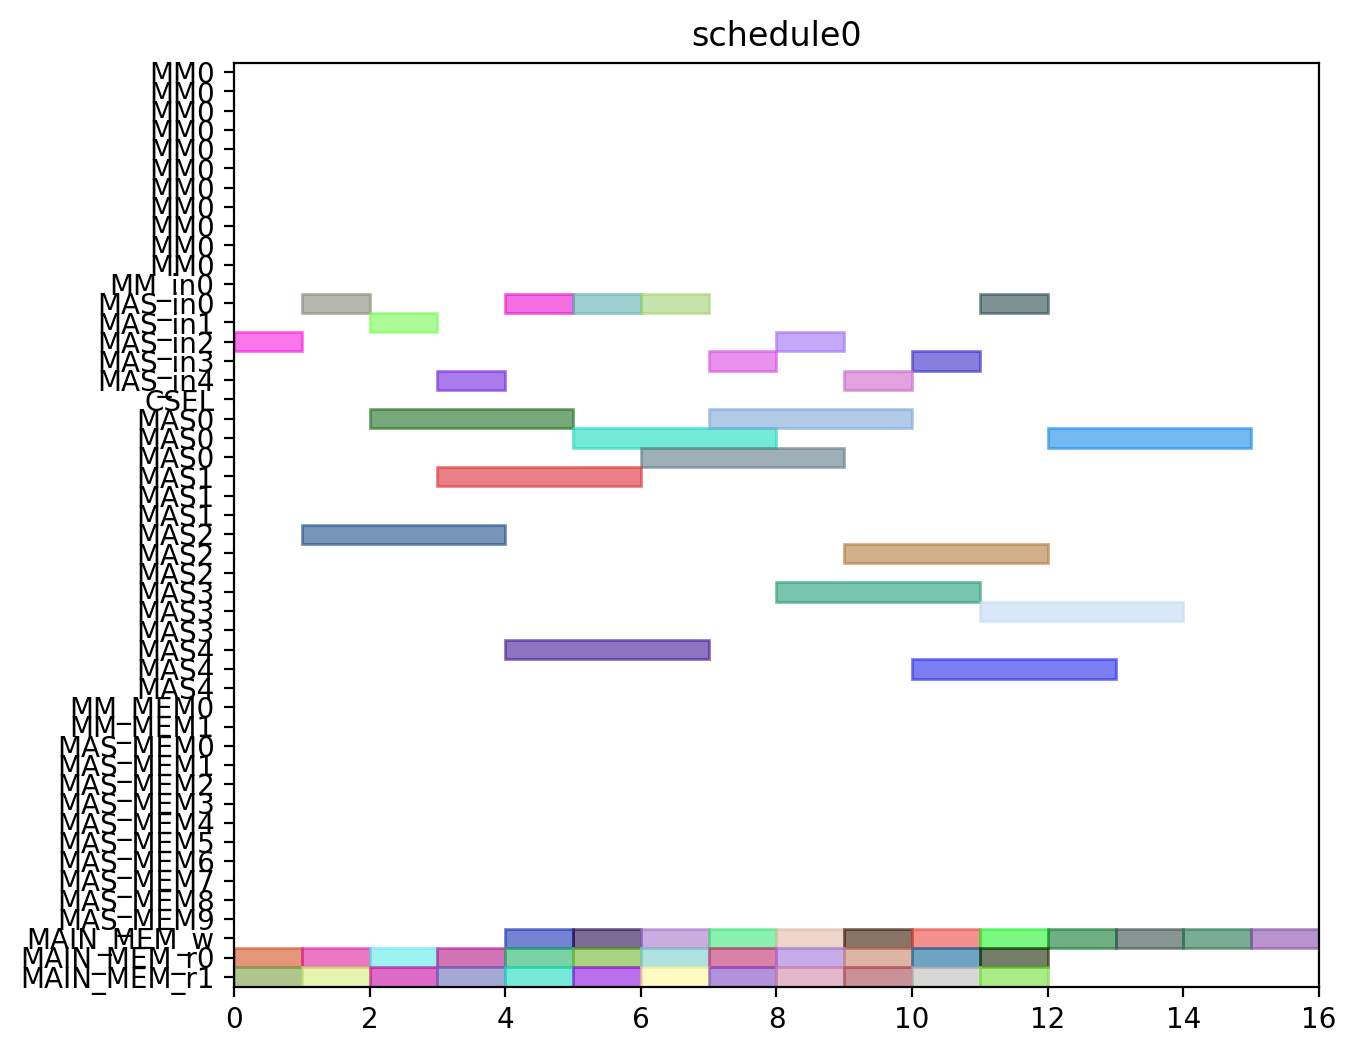

This chart was generated by the following Python code:
from pyschedule import Scenario, solvers, plotters, alt


def solve():
	horizon = 120
	S = Scenario("schedule0", horizon=horizon)

	# resource
	MM = S.Resources('MM', num=1, size=11)
	MM_in = S.Resources('MM_in', num=1)
	MAS_in = S.Resources('MAS_in', num=5)
	CSEL = S.Resource('CSEL')
	MAS = S.Resources('MAS', num=5, size=3, periods=range(1, horizon))
	MM_MEM = S.Resources('MM_MEM', num=2)
	MAS_MEM = S.Resources('MAS_MEM', num=10)
	MAIN_MEM_w = S.Resource('MAIN_MEM_w', size=1)
	MAIN_MEM_r = S.Resources('MAIN_MEM_r', num=2)

	# result of previous scheduling

	# new tasks
	c000 = S.Task('c000', length=3, delay_cost=1)
	c000 += alt(MAS)
	c000_in = S.Task('c000_in', length=1, delay_cost=1)
	c000_in += alt(MAS_in)
	S += c000_in*MAS_in[0]<=c000*MAS[0]

	S += c000_in*MAS_in[1]<=c000*MAS[1]

	S += c000_in*MAS_in[2]<=c000*MAS[2]

	S += c000_in*MAS_in[3]<=c000*MAS[3]

	S += c000_in*MAS_in[4]<=c000*MAS[4]

	S += 0<c000

	c000_w = S.Task('c000_w', length=1, delay_cost=1)
	c000_w += alt(MAIN_MEM_w)
	S += c000 <= c000_w

	c000_mem0 = S.Task('c000_mem0', length=1, delay_cost=1)
	c000_mem0 += MAIN_MEM_r[0]
	S += c000_mem0 <= c000

	c000_mem1 = S.Task('c000_mem1', length=1, delay_cost=1)
	c000_mem1 += MAIN_MEM_r[1]
	S += c000_mem1 <= c000

	c001 = S.Task('c001', length=3, delay_cost=1)
	c001 += alt(MAS)
	c001_in = S.Task('c001_in', length=1, delay_cost=1)
	c001_in += alt(MAS_in)
	S += c001_in*MAS_in[0]<=c001*MAS[0]

	S += c001_in*MAS_in[1]<=c001*MAS[1]

	S += c001_in*MAS_in[2]<=c001*MAS[2]

	S += c001_in*MAS_in[3]<=c001*MAS[3]

	S += c001_in*MAS_in[4]<=c001*MAS[4]

	S += 0<c001

	c001_w = S.Task('c001_w', length=1, delay_cost=1)
	c001_w += alt(MAIN_MEM_w)
	S += c001 <= c001_w

	c001_mem0 = S.Task('c001_mem0', length=1, delay_cost=1)
	c001_mem0 += MAIN_MEM_r[0]
	S += c001_mem0 <= c001

	c001_mem1 = S.Task('c001_mem1', length=1, delay_cost=1)
	c001_mem1 += MAIN_MEM_r[1]
	S += c001_mem1 <= c001

	c010 = S.Task('c010', length=3, delay_cost=1)
	c010 += alt(MAS)
	c010_in = S.Task('c010_in', length=1, delay_cost=1)
	c010_in += alt(MAS_in)
	S += c010_in*MAS_in[0]<=c010*MAS[0]

	S += c010_in*MAS_in[1]<=c010*MAS[1]

	S += c010_in*MAS_in[2]<=c010*MAS[2]

	S += c010_in*MAS_in[3]<=c010*MAS[3]

	S += c010_in*MAS_in[4]<=c010*MAS[4]

	S += 0<c010

	c010_w = S.Task('c010_w', length=1, delay_cost=1)
	c010_w += alt(MAIN_MEM_w)
	S += c010 <= c010_w

	c010_mem0 = S.Task('c010_mem0', length=1, delay_cost=1)
	c010_mem0 += MAIN_MEM_r[0]
	S += c010_mem0 <= c010

	c010_mem1 = S.Task('c010_mem1', length=1, delay_cost=1)
	c010_mem1 += MAIN_MEM_r[1]
	S += c010_mem1 <= c010

	c011 = S.Task('c011', length=3, delay_cost=1)
	c011 += alt(MAS)
	c011_in = S.Task('c011_in', length=1, delay_cost=1)
	c011_in += alt(MAS_in)
	S += c011_in*MAS_in[0]<=c011*MAS[0]

	S += c011_in*MAS_in[1]<=c011*MAS[1]

	S += c011_in*MAS_in[2]<=c011*MAS[2]

	S += c011_in*MAS_in[3]<=c011*MAS[3]

	S += c011_in*MAS_in[4]<=c011*MAS[4]

	S += 0<c011

	c011_w = S.Task('c011_w', length=1, delay_cost=1)
	c011_w += alt(MAIN_MEM_w)
	S += c011 <= c011_w

	c011_mem0 = S.Task('c011_mem0', length=1, delay_cost=1)
	c011_mem0 += MAIN_MEM_r[0]
	S += c011_mem0 <= c011

	c011_mem1 = S.Task('c011_mem1', length=1, delay_cost=1)
	c011_mem1 += MAIN_MEM_r[1]
	S += c011_mem1 <= c011

	c100 = S.Task('c100', length=3, delay_cost=1)
	c100 += alt(MAS)
	c100_in = S.Task('c100_in', length=1, delay_cost=1)
	c100_in += alt(MAS_in)
	S += c100_in*MAS_in[0]<=c100*MAS[0]

	S += c100_in*MAS_in[1]<=c100*MAS[1]

	S += c100_in*MAS_in[2]<=c100*MAS[2]

	S += c100_in*MAS_in[3]<=c100*MAS[3]

	S += c100_in*MAS_in[4]<=c100*MAS[4]

	S += 0<c100

	c100_w = S.Task('c100_w', length=1, delay_cost=1)
	c100_w += alt(MAIN_MEM_w)
	S += c100 <= c100_w

	c100_mem0 = S.Task('c100_mem0', length=1, delay_cost=1)
	c100_mem0 += MAIN_MEM_r[0]
	S += c100_mem0 <= c100

	c100_mem1 = S.Task('c100_mem1', length=1, delay_cost=1)
	c100_mem1 += MAIN_MEM_r[1]
	S += c100_mem1 <= c100

	c101 = S.Task('c101', length=3, delay_cost=1)
	c101 += alt(MAS)
	c101_in = S.Task('c101_in', length=1, delay_cost=1)
	c101_in += alt(MAS_in)
	S += c101_in*MAS_in[0]<=c101*MAS[0]

	S += c101_in*MAS_in[1]<=c101*MAS[1]

	S += c101_in*MAS_in[2]<=c101*MAS[2]

	S += c101_in*MAS_in[3]<=c101*MAS[3]

	S += c101_in*MAS_in[4]<=c101*MAS[4]

	S += 0<c101

	c101_w = S.Task('c101_w', length=1, delay_cost=1)
	c101_w += alt(MAIN_MEM_w)
	S += c101 <= c101_w

	c101_mem0 = S.Task('c101_mem0', length=1, delay_cost=1)
	c101_mem0 += MAIN_MEM_r[0]
	S += c101_mem0 <= c101

	c101_mem1 = S.Task('c101_mem1', length=1, delay_cost=1)
	c101_mem1 += MAIN_MEM_r[1]
	S += c101_mem1 <= c101

	c110 = S.Task('c110', length=3, delay_cost=1)
	c110 += alt(MAS)
	c110_in = S.Task('c110_in', length=1, delay_cost=1)
	c110_in += alt(MAS_in)
	S += c110_in*MAS_in[0]<=c110*MAS[0]

	S += c110_in*MAS_in[1]<=c110*MAS[1]

	S += c110_in*MAS_in[2]<=c110*MAS[2]

	S += c110_in*MAS_in[3]<=c110*MAS[3]

	S += c110_in*MAS_in[4]<=c110*MAS[4]

	S += 0<c110

	c110_w = S.Task('c110_w', length=1, delay_cost=1)
	c110_w += alt(MAIN_MEM_w)
	S += c110 <= c110_w

	c110_mem0 = S.Task('c110_mem0', length=1, delay_cost=1)
	c110_mem0 += MAIN_MEM_r[0]
	S += c110_mem0 <= c110

	c110_mem1 = S.Task('c110_mem1', length=1, delay_cost=1)
	c110_mem1 += MAIN_MEM_r[1]
	S += c110_mem1 <= c110

	c111 = S.Task('c111', length=3, delay_cost=1)
	c111 += alt(MAS)
	c111_in = S.Task('c111_in', length=1, delay_cost=1)
	c111_in += alt(MAS_in)
	S += c111_in*MAS_in[0]<=c111*MAS[0]

	S += c111_in*MAS_in[1]<=c111*MAS[1]

	S += c111_in*MAS_in[2]<=c111*MAS[2]

	S += c111_in*MAS_in[3]<=c111*MAS[3]

	S += c111_in*MAS_in[4]<=c111*MAS[4]

	S += 0<c111

	c111_w = S.Task('c111_w', length=1, delay_cost=1)
	c111_w += alt(MAIN_MEM_w)
	S += c111 <= c111_w

	c111_mem0 = S.Task('c111_mem0', length=1, delay_cost=1)
	c111_mem0 += MAIN_MEM_r[0]
	S += c111_mem0 <= c111

	c111_mem1 = S.Task('c111_mem1', length=1, delay_cost=1)
	c111_mem1 += MAIN_MEM_r[1]
	S += c111_mem1 <= c111

	c200 = S.Task('c200', length=3, delay_cost=1)
	c200 += alt(MAS)
	c200_in = S.Task('c200_in', length=1, delay_cost=1)
	c200_in += alt(MAS_in)
	S += c200_in*MAS_in[0]<=c200*MAS[0]

	S += c200_in*MAS_in[1]<=c200*MAS[1]

	S += c200_in*MAS_in[2]<=c200*MAS[2]

	S += c200_in*MAS_in[3]<=c200*MAS[3]

	S += c200_in*MAS_in[4]<=c200*MAS[4]

	S += 0<c200

	c200_w = S.Task('c200_w', length=1, delay_cost=1)
	c200_w += alt(MAIN_MEM_w)
	S += c200 <= c200_w

	c200_mem0 = S.Task('c200_mem0', length=1, delay_cost=1)
	c200_mem0 += MAIN_MEM_r[0]
	S += c200_mem0 <= c200

	c200_mem1 = S.Task('c200_mem1', length=1, delay_cost=1)
	c200_mem1 += MAIN_MEM_r[1]
	S += c200_mem1 <= c200

	c201 = S.Task('c201', length=3, delay_cost=1)
	c201 += alt(MAS)
	c201_in = S.Task('c201_in', length=1, delay_cost=1)
	c201_in += alt(MAS_in)
	S += c201_in*MAS_in[0]<=c201*MAS[0]

	S += c201_in*MAS_in[1]<=c201*MAS[1]

	S += c201_in*MAS_in[2]<=c201*MAS[2]

	S += c201_in*MAS_in[3]<=c201*MAS[3]

	S += c201_in*MAS_in[4]<=c201*MAS[4]

	S += 0<c201

	c201_w = S.Task('c201_w', length=1, delay_cost=1)
	c201_w += alt(MAIN_MEM_w)
	S += c201 <= c201_w

	c201_mem0 = S.Task('c201_mem0', length=1, delay_cost=1)
	c201_mem0 += MAIN_MEM_r[0]
	S += c201_mem0 <= c201

	c201_mem1 = S.Task('c201_mem1', length=1, delay_cost=1)
	c201_mem1 += MAIN_MEM_r[1]
	S += c201_mem1 <= c201

	c210 = S.Task('c210', length=3, delay_cost=1)
	c210 += alt(MAS)
	c210_in = S.Task('c210_in', length=1, delay_cost=1)
	c210_in += alt(MAS_in)
	S += c210_in*MAS_in[0]<=c210*MAS[0]

	S += c210_in*MAS_in[1]<=c210*MAS[1]

	S += c210_in*MAS_in[2]<=c210*MAS[2]

	S += c210_in*MAS_in[3]<=c210*MAS[3]

	S += c210_in*MAS_in[4]<=c210*MAS[4]

	S += 0<c210

	c210_w = S.Task('c210_w', length=1, delay_cost=1)
	c210_w += alt(MAIN_MEM_w)
	S += c210 <= c210_w

	c210_mem0 = S.Task('c210_mem0', length=1, delay_cost=1)
	c210_mem0 += MAIN_MEM_r[0]
	S += c210_mem0 <= c210

	c210_mem1 = S.Task('c210_mem1', length=1, delay_cost=1)
	c210_mem1 += MAIN_MEM_r[1]
	S += c210_mem1 <= c210

	c211 = S.Task('c211', length=3, delay_cost=1)
	c211 += alt(MAS)
	c211_in = S.Task('c211_in', length=1, delay_cost=1)
	c211_in += alt(MAS_in)
	S += c211_in*MAS_in[0]<=c211*MAS[0]

	S += c211_in*MAS_in[1]<=c211*MAS[1]

	S += c211_in*MAS_in[2]<=c211*MAS[2]

	S += c211_in*MAS_in[3]<=c211*MAS[3]

	S += c211_in*MAS_in[4]<=c211*MAS[4]

	S += 0<c211

	c211_w = S.Task('c211_w', length=1, delay_cost=1)
	c211_w += alt(MAIN_MEM_w)
	S += c211 <= c211_w

	c211_mem0 = S.Task('c211_mem0', length=1, delay_cost=1)
	c211_mem0 += MAIN_MEM_r[0]
	S += c211_mem0 <= c211

	c211_mem1 = S.Task('c211_mem1', length=1, delay_cost=1)
	c211_mem1 += MAIN_MEM_r[1]
	S += c211_mem1 <= c211

	solvers.mip.solve(S,msg=1,kind='CPLEX',ratio_gap=1.01)

	solution = [['hoge']*len(S.solution()[1]) for i in range(len(S.solution()))]
	for i in range(len(S.solution())):
		for j in range(len(S.solution()[i])):
			solution[i][j]=str(S.solution()[i][j])
	print(solution)

	cycles = int(solution[-1][3])

	pic_file_name = "/mnt/rose/usr1/fukuda/ABE/multiRAM_multiMAS_16mux/scheduling_result/stage11MM1_stage3MAS5/CONJ/schedule0.png"
	if(S.solution() != []):
		plotters.matplotlib.plot(S,img_filename=pic_file_name, show_task_labels=False, fig_size=(cycles*0.25+3, 6))

	return solution
